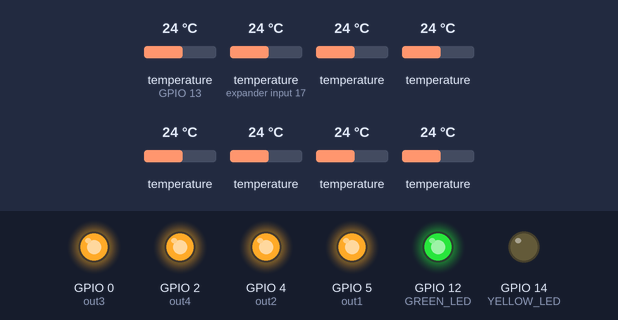
Bench run of a sketch on a simulated ESP8266 (NodeMCU). Shown: output pins drawn as LEDs (lit = HIGH). Inputs (shaded band) come from the test bench; at power-on: temperature (sensors on GPIO 13, expander input 17) 24 °C, temperature 24 °C. WiFi joins after 1.5 s; servers stay silent unless stated; uploads are accepted with an empty reply; what the sketch prints to the serial monitor is not drawn.

Above: at 2.0 s.
At 3.5 s:
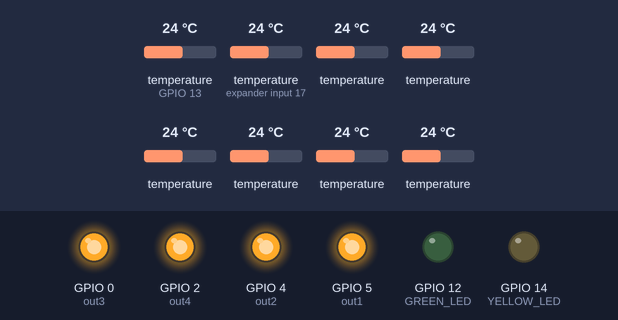
Timing chart, 0 to 4.5 s (numbered marks = the images above):
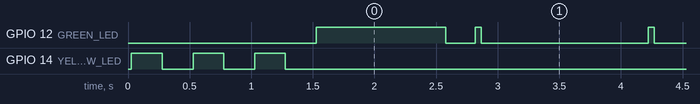

The sketch:

nmcu-garage-controller.ino
```cpp
///////////////////////////////////////////////
//           Прошивка для NodeMCU            //
//    Для системы nmcu-garage-controller     //
//              гаражный контроллер          //
//-------------------------------------------//
//        Автор: Гринько Роман Сергеевич     //
//             rsgrinko@gmail.com            //
///////////////////////////////////////////////
#include <ESP8266WiFi.h>
const char* ssid     = "SSID";
const char* password = "PASSWORD";

//const char* ssid     = "KOT-Garage_2.4GHz";
//const char* password = "12341234";

const char* host = "your-domain.ru"; //сервер, с которым происходит обмен

#include <OneWire.h>
#include <DallasTemperature.h>
#define GREEN_LED 12
#define YELLOW_LED 14
#define ONE_WIRE_BUS 13
OneWire oneWire(ONE_WIRE_BUS);
DallasTemperature sensors(&oneWire);

//Задаем буфера каналов реле в ноль
int buff1=0;
int buff2=0;
int buff3=0;
int buff4=0;

//Сопостовляем пины адруинки с релюшками
const int out1=5;
const int out2=4;
const int out3=0;
const int out4=2;

//Вводим темповую переменную для расчета ответа сервера
int tmp=0;

//Инициализация
void setup()
{
 pinMode(15,INPUT_PULLUP);
 Serial.begin(115200);
 delay(10);

 sensors.begin(); //стартуем для датчика
 sensors.setResolution(12); //Устанавливаем разрешение датчиков температуры

 pinMode(15,INPUT_PULLUP);

//Задаем пины контроллера на выход для управления реле
 pinMode(out1, OUTPUT);
 pinMode(out2, OUTPUT);
 pinMode(out3, OUTPUT);
 pinMode(out4, OUTPUT);

 pinMode(YELLOW_LED, OUTPUT); //Желтый диод - выход
 pinMode(GREEN_LED, OUTPUT); //Зеленый диод - выход

 //Выключаем все реле (вкл - низкий уровень, выкл - высокий уровень)
 digitalWrite(out1, HIGH); //выключаем по умолчанию
 digitalWrite(out2, HIGH);
 digitalWrite(out3, HIGH);
 digitalWrite(out4, HIGH);

 //Выводим отладку в порт
 Serial.println();
 Serial.println();
 Serial.print("Подключение к ");
 Serial.println(ssid);
 WiFi.begin(ssid, password); //works!

 //Ждем пока подключимся к WiFi сети
 while (WiFi.status() != WL_CONNECTED) {
    digitalWrite(YELLOW_LED, HIGH);
    delay(250);
    digitalWrite(YELLOW_LED, LOW);
    delay(250);
    Serial.print(".");
 }

 //Подключились, уведомляем
 digitalWrite(YELLOW_LED, LOW);
 Serial.println("");
 Serial.println("WiFi connected");
 Serial.println("IP address: ");
 Serial.println(WiFi.localIP());
 digitalWrite(GREEN_LED, HIGH);
}


//Основной цикл программы
void loop()
{
  delay(100);
  sensors.requestTemperatures(); //получаем температуру с 1 датчика

  Serial.print("connecting to ");
  Serial.println(host);

  WiFiClient client;
  if (!client.connect(host, 80)) { //Если нет подключения к хосту, моргаем код ошибдки и вырубаем все реле
    //Выключаем все реле (вкл - низкий уровень, выкл - высокий уровень)
    digitalWrite(out1, HIGH);
    digitalWrite(out2, HIGH);
    digitalWrite(out3, HIGH);
    digitalWrite(out4, HIGH);
    Serial.println("ошибка подключения");
    digitalWrite(GREEN_LED, LOW);
    digitalWrite(YELLOW_LED, HIGH);
    delay(150);
    digitalWrite(YELLOW_LED, LOW);
    delay(150);
    digitalWrite(YELLOW_LED, HIGH);
    delay(150);
    digitalWrite(YELLOW_LED, LOW);
    delay(150);
    digitalWrite(YELLOW_LED, HIGH);
    delay(150);
    digitalWrite(YELLOW_LED, LOW);
    return;

//Если нет подключения выключаем все каналы реле (ну а мало ли:))
  digitalWrite(out1, HIGH);
  digitalWrite(out2, HIGH);
  digitalWrite(out3, HIGH);
  digitalWrite(out4, HIGH);
  }
  digitalWrite(GREEN_LED, LOW);

//Далее работа с данными и их отправка на сервер

 //Формируем GET запрос на сервер
 //Здесь происходит формирование запроса для 10 (или меньше 10) подключенных датчиков температуры DS18B20, которые висят на линии
  delay(100);
  float ds1 = sensors.getTempCByIndex(0);
  float ds2 = sensors.getTempCByIndex(1);
  float ds3 = sensors.getTempCByIndex(2);
  float ds4 = sensors.getTempCByIndex(3);
  float ds5 = sensors.getTempCByIndex(4);
  float ds6 = sensors.getTempCByIndex(5);
  float ds7 = sensors.getTempCByIndex(6);
  float ds8 = sensors.getTempCByIndex(7);
  float ds9 = sensors.getTempCByIndex(8);
  float ds10 = sensors.getTempCByIndex(9);
  String url = "/patch/to/script/folder/add_data.php";
  url += "?dallas1temp=";
  url += ds1;
  url += "&dallas2temp=";
  url += ds2;
  url += "&dallas3temp=";
  url += ds3;
  url += "&dallas4temp=";
  url += ds4;
  url += "&dallas5temp=";
  url += ds5;
  url += "&dallas6temp=";
  url += ds6;
  url += "&dallas7temp=";
  url += ds7;
  url += "&dallas8temp=";
  url += ds8;
  url += "&dallas9temp=";
  url += ds9;
  url += "&dallas10temp=";
  url += ds10;

////////////DEBUG
  Serial.println("* * * * * * * * * D E B U G * * * * * * * * *");
  Serial.print("Sensor 1:  ");
  Serial.println(ds1);

  Serial.print("Sensor 2:  ");
  Serial.println(ds2);

  Serial.print("Sensor 3:  ");
  Serial.println(ds3);

  Serial.print("Sensor 4:  ");
  Serial.println(ds4);

  Serial.print("Sensor 5:  ");
  Serial.println(ds5);

  Serial.print("Sensor 6:  ");
  Serial.println(ds6);

  Serial.print("Sensor 7:  ");
  Serial.println(ds7);


 Serial.print("Sensor 8:  ");
  Serial.println(ds8);

  Serial.print("Sensor 9:  ");
  Serial.println(ds9);

  Serial.print("Sensor 10:  ");
  Serial.println(ds10);
  Serial.println("* * * * ** * E N D  D E B U G* * * * * * *");
////////////END DEBUG

  Serial.print("Запрашиваем URL: ");
  Serial.println(url);
  digitalWrite(GREEN_LED, HIGH); //Начинаем отправку, зажигаем зеленый светодиод

  // Шлем составленный запрос на сервер
  client.print(String("GET ") + url + " HTTP/1.1\r\n" +
               "Host: " + host + "\r\n" +
               "Connection: close\r\n\r\n");
  delay(50);
  digitalWrite(GREEN_LED, LOW); //Запрос выполнен, гасим зеленый светодиод

  while (client.available()) {
   char c = static_cast<char>(client.read());
   if ( c=='\n') { tmp = tmp + 1; }
   if(tmp==10) {if(c=='1') { buff1=1; } else { buff1=0; }}
   if(tmp==11) {if(c=='1') { buff2=1; } else { buff2=0; }}
   if(tmp==12) {if(c=='1') { buff3=1; } else { buff3=0; }}
   if(tmp==13) {if(c=='1') { buff4=1; } else { buff4=0; }}
  }
client.stop();
client.flush();
tmp = 0;

//Обработка реле. Включаем или выключаем
  if ( buff1==1) { digitalWrite (out1, LOW); }else {digitalWrite(out1, HIGH);}
  if ( buff2==1) { digitalWrite (out2, LOW); }else {digitalWrite(out2, HIGH);}
  if ( buff3==1) { digitalWrite (out3, LOW); }else {digitalWrite(out3, HIGH);}
  if ( buff4==1) { digitalWrite (out4, LOW); }else {digitalWrite(out4, HIGH);}
}
```

Measured:
- by itself, GPIO 12 (GREEN_LED): repeats every 1.4 s: HIGH 0.05 s, LOW 1.4 s
